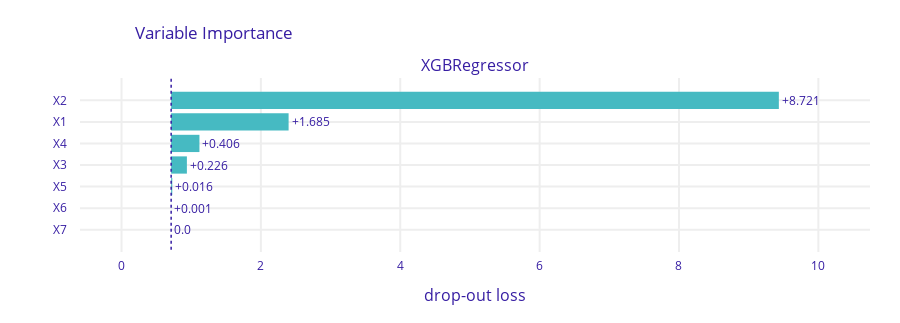

The cell this chart's notebook holds for it:
### Code cell
exp = dx.Explainer(xgb_r,
                   train.drop(columns=['target', 'const']),
                   train['target'],
                   verbose=False)

permutation_explanation = exp.model_parts(B = 100, loss_function='rmse')
permutation_explanation.plot()

### Figure 1 — Plotly figure (JSON) as saved in the notebook; plotly's stock layout.template omitted (floating-point values rounded to 4 significant figures)
{"data": [{"base": 0.7123, "hoverinfo": "text", "hoverlabel": {"bgcolor": "rgba(0,0,0,0.8)"}, "hovertext": ["Model: XGBRegressor loss after<br>variable: X2 is permuted: 9.433<br>Drop-out loss change: +8.721", "Model: XGBRegressor loss after<br>variable: X1 is permuted: 2.398<br>Drop-out loss change: +1.685", "Model: XGBRegressor loss after<br>variable: X4 is permuted: 1.118<br>Drop-out loss change: +0.406", "Model: XGBRegressor loss after<br>variable: X3 is permuted: 0.938<br>Drop-out loss change: +0.226", "Model: XGBRegressor loss after<br>variable: X5 is permuted: 0.728<br>Drop-out loss change: +0.016", "Model: XGBRegressor loss after<br>variable: X6 is permuted: 0.713<br>Drop-out loss change: +0.001", "Model: XGBRegressor loss after<br>variable: X7 is permuted: 0.712<br>Drop-out loss change: -0.0"], "marker": {"color": "#46bac2"}, "orientation": "h", "showlegend": false, "text": ["+8.721", "+1.685", "+0.406", "+0.226", "+0.016", "+0.001", "0.0"], "textposition": "outside", "type": "bar", "x": [8.721, 1.685, 0.406, 0.2258, 0.01597, 0.0005937, 0], "xaxis": "x", "y": ["X2", "X1", "X4", "X3", "X5", "X6", "X7"], "yaxis": "y"}], "layout": {"annotations": [{"font": {"size": 16}, "showarrow": false, "text": "XGBRegressor", "x": 0.5, "xanchor": "center", "xref": "paper", "y": 1, "yanchor": "bottom", "yref": "paper"}, {"font": {"size": 16}, "showarrow": false, "text": "drop-out loss", "x": 0.5, "xanchor": "center", "xref": "paper", "y": 0, "yanchor": "top", "yref": "paper", "yshift": -30}], "font": {"color": "#371ea3"}, "height": 323, "margin": {"b": 71, "r": 30, "t": 78}, "shapes": [{"line": {"color": "#371ea3", "dash": "dot", "width": 1.5}, "type": "line", "x0": 0.7123, "x1": 0.7123, "xref": "x", "y0": -1, "y1": 7, "yref": "y"}], "title": {"text": "Variable Importance", "x": 0.15}, "xaxis": {"anchor": "y", "automargin": true, "domain": [0, 1], "fixedrange": true, "gridwidth": 2, "range": [-0.5959, 10.74], "tickcolor": "white", "ticklen": 3, "ticks": "outside", "type": "linear", "zeroline": false}, "yaxis": {"anchor": "x", "automargin": true, "autorange": "reversed", "domain": [0, 1], "fixedrange": true, "gridwidth": 2, "tickcolor": "white", "ticklen": 10, "ticks": "outside", "type": "category"}}}
